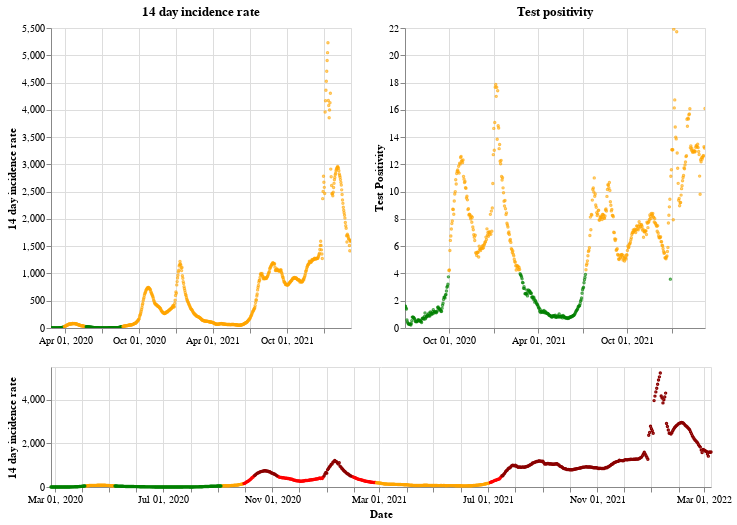

The code cell stored with this chart in its notebook:
### Markdown cell above
## Northern Ireland

### Code cell
plot_traffic_light('Northern Ireland')

### Figure 1 — Vega-Lite specification as saved in the notebook (floating-point values rounded to 4 significant figures; data arrays with more than 128 entries replaced by an {"elided": "..."} marker saying what was removed)
{"config": {"view": {"continuousWidth": 400, "continuousHeight": 300}}, "vconcat": [{"hconcat": [{"mark": {"type": "point", "size": 2}, "encoding": {"color": {"condition": {"value": "green", "test": "(datum.twoWeeklyCasesRate <= 25)"}, "value": "orange"}, "tooltip": [{"type": "nominal", "field": "areaName"}, {"type": "temporal", "field": "date"}, {"type": "quantitative", "field": "twoWeeklyCasesRate"}, {"type": "quantitative", "field": "testPositivity"}], "x": {"type": "temporal", "axis": {"title": ""}, "field": "date", "scale": {"domain": {"selection": "DateBrush"}}, "timeUnit": "yearmonthdate"}, "y": {"type": "quantitative", "axis": {"title": "14 day incidence rate"}, "field": "twoWeeklyCasesRate"}}, "title": "14 day incidence rate", "width": 300}, {"mark": {"type": "point", "size": 2}, "encoding": {"color": {"condition": {"value": "green", "test": "(datum.testPositivity <= 4)"}, "value": "orange"}, "tooltip": [{"type": "nominal", "field": "areaName"}, {"type": "temporal", "field": "date"}, {"type": "quantitative", "field": "twoWeeklyCasesRate"}, {"type": "quantitative", "field": "testPositivity"}], "x": {"type": "temporal", "axis": {"title": ""}, "field": "date", "scale": {"domain": {"selection": "DateBrush"}}, "timeUnit": "yearmonthdate"}, "y": {"type": "quantitative", "axis": {"title": "Test Positivity"}, "field": "testPositivity"}}, "title": "Test positivity", "width": 300}]}, {"layer": [{"mark": {"type": "point", "size": 2}, "encoding": {"color": {"condition": {"value": "orange", "test": "(((datum.testPositivity < 4) && (datum.twoWeeklyCasesRate >= 50)) && (datum.twoWeeklyCasesRate < 200))"}, "value": "red"}, "opacity": {"condition": {"value": 1, "test": "((datum.twoWeeklyCasesRate >= 50) && (datum.twoWeeklyCasesRate < 500))"}, "value": 0}, "tooltip": [{"type": "nominal", "field": "areaName"}, {"type": "temporal", "field": "date"}, {"type": "quantitative", "field": "twoWeeklyCasesRate"}, {"type": "quantitative", "field": "testPositivity"}], "x": {"type": "temporal", "axis": {"title": "Date"}, "field": "date", "timeUnit": "yearmonthdate"}, "y": {"type": "quantitative", "axis": {"title": "14 day incidence rate"}, "field": "twoWeeklyCasesRate"}}, "selection": {"DateBrush": {"type": "interval", "encodings": ["x"], "fields": ["Time"]}}}, {"mark": {"type": "point", "size": 2}, "encoding": {"color": {"value": "darkred"}, "opacity": {"condition": {"value": 1, "test": "(datum.twoWeeklyCasesRate >= 500)"}, "value": 0}, "tooltip": [{"type": "nominal", "field": "areaName"}, {"type": "temporal", "field": "date"}, {"type": "quantitative", "field": "twoWeeklyCasesRate"}, {"type": "quantitative", "field": "testPositivity"}], "x": {"type": "temporal", "axis": {"title": "Date"}, "field": "date", "timeUnit": "yearmonthdate"}, "y": {"type": "quantitative", "axis": {"title": "14 day incidence rate"}, "field": "twoWeeklyCasesRate"}}}, {"mark": {"type": "point", "size": 2}, "encoding": {"color": {"condition": {"value": "green", "test": "((datum.testPositivity < 4) && (datum.twoWeeklyCasesRate < 50))"}, "value": "orange"}, "opacity": {"condition": {"value": 1, "test": "(datum.twoWeeklyCasesRate < 50)"}, "value": 0}, "tooltip": [{"type": "nominal", "field": "areaName"}, {"type": "temporal", "field": "date"}, {"type": "quantitative", "field": "twoWeeklyCasesRate"}, {"type": "quantitative", "field": "testPositivity"}], "x": {"type": "temporal", "axis": {"title": "Date"}, "field": "date", "timeUnit": "yearmonthdate"}, "y": {"type": "quantitative", "axis": {"title": "14 day incidence rate"}, "field": "twoWeeklyCasesRate"}}}], "height": 120, "width": 660}], "data": {"name": "data-397ebb3d25d383e1e2e20ed4f7c43383"}, "$schema": "https://vega.github.io/schema/vega-lite/v4.8.1.json", "datasets": {"data-397ebb3d25d383e1e2e20ed4f7c43383": {"elided": "743 records"}}}
